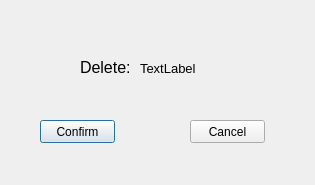
<?xml version="1.0" encoding="UTF-8"?>
<ui version="4.0">
 <class>DeleteFile</class>
 <widget class="QDialog" name="DeleteFile">
  <property name="geometry">
   <rect>
    <x>0</x>
    <y>0</y>
    <width>315</width>
    <height>185</height>
   </rect>
  </property>
  <property name="windowTitle">
   <string>Delete File/Directory</string>
  </property>
  <widget class="QLabel" name="deleteDialogue">
   <property name="geometry">
    <rect>
     <x>80</x>
     <y>59</y>
     <width>51</width>
     <height>16</height>
    </rect>
   </property>
   <property name="font">
    <font>
     <pointsize>12</pointsize>
    </font>
   </property>
   <property name="text">
    <string>Delete:</string>
   </property>
  </widget>
  <widget class="QLabel" name="deleteName">
   <property name="geometry">
    <rect>
     <x>140</x>
     <y>60</y>
     <width>161</width>
     <height>16</height>
    </rect>
   </property>
   <property name="font">
    <font>
     <pointsize>10</pointsize>
    </font>
   </property>
   <property name="text">
    <string>TextLabel</string>
   </property>
  </widget>
  <widget class="QPushButton" name="confirmDeleteButton">
   <property name="geometry">
    <rect>
     <x>40</x>
     <y>120</y>
     <width>75</width>
     <height>23</height>
    </rect>
   </property>
   <property name="text">
    <string>Confirm</string>
   </property>
  </widget>
  <widget class="QPushButton" name="cancelDeleteButton">
   <property name="geometry">
    <rect>
     <x>190</x>
     <y>120</y>
     <width>75</width>
     <height>23</height>
    </rect>
   </property>
   <property name="text">
    <string>Cancel</string>
   </property>
  </widget>
 </widget>
 <resources/>
 <connections/>
</ui>
